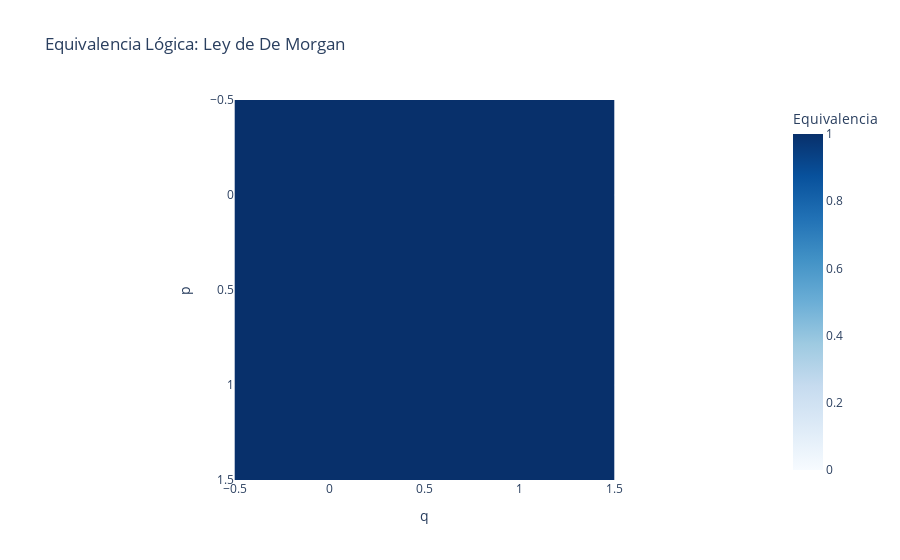

Notebook code for this chart:
### Markdown cell above
**Herramientas**: `sympy`, `plotly`, `numpy`.

### Code cell
from sympy import symbols, And, Or, Not, Equivalent
from sympy.logic.boolalg import truth_table
import plotly.express as px
import pandas as pd

# Definir variables
p, q = symbols('p q')

# Definir expresión lógica (Ley de De Morgan)
ley_izq = Not(And(p, q))
ley_der = Or(Not(p), Not(q))
expresion_equivalencia = Equivalent(ley_izq, ley_der)



# Función para generar la tabla de verdad con desempaquetado correcto
def generar_tabla(expresion):
    tabla = []

    for fila in truth_table(expresion, [p, q]):
        print(f"Depuración - Fila generada: {fila}")  # Ver qué devuelve SymPy
        
        # Extraer valores correctamente
        valores, resultado = fila  # Desempaquetar la tupla (lista de variables y resultado)
        p_valor, q_valor = valores  # Extraer valores individuales de la lista

        resultado = int(bool(resultado))  # Convertir True/False a 1/0

        tabla.append([p_valor, q_valor, resultado])  # Asegurar formato correcto

    return pd.DataFrame(tabla, columns=['p', 'q', 'equivalencia'])

# Generar la tabla de verdad
equivalencia = generar_tabla(expresion_equivalencia)

# Convertir valores booleanos a enteros
equivalencia['p'] = equivalencia['p'].astype(int)
equivalencia['q'] = equivalencia['q'].astype(int)

# Reestructurar tabla para graficar
equivalencia = equivalencia.pivot(index='p', columns='q', values='equivalencia')

# Crear heatmap con Plotly
fig = px.imshow(equivalencia,
                title="Equivalencia Lógica: Ley de De Morgan",
                labels=dict(x="q", y="p", color="Equivalencia"),
                zmin=0, zmax=1, color_continuous_scale='Blues')

# Mostrar la figura
fig.show()

### Figure 1 — Plotly figure (JSON) as saved in the notebook; plotly's stock layout.template omitted (floating-point values rounded to 4 significant figures)
{"data": [{"coloraxis": "coloraxis", "hovertemplate": "q: %{x}<br>p: %{y}<br>Equivalencia: %{z}<extra></extra>", "name": "0", "type": "heatmap", "x": [0, 1], "xaxis": "x", "y": [0, 1], "yaxis": "y", "z": [[1, 1], [1, 1]]}], "layout": {"coloraxis": {"cmax": 1, "cmin": 0, "colorbar": {"title": {"text": "Equivalencia"}}, "colorscale": [[0, "rgb(247,251,255)"], [0.125, "rgb(222,235,247)"], [0.25, "rgb(198,219,239)"], [0.375, "rgb(158,202,225)"], [0.5, "rgb(107,174,214)"], [0.625, "rgb(66,146,198)"], [0.75, "rgb(33,113,181)"], [0.875, "rgb(8,81,156)"], [1, "rgb(8,48,107)"]]}, "title": {"text": "Equivalencia Lógica: Ley de De Morgan"}, "xaxis": {"anchor": "y", "constrain": "domain", "domain": [0, 1], "scaleanchor": "y", "title": {"text": "q"}}, "yaxis": {"anchor": "x", "autorange": "reversed", "constrain": "domain", "domain": [0, 1], "title": {"text": "p"}}}}
